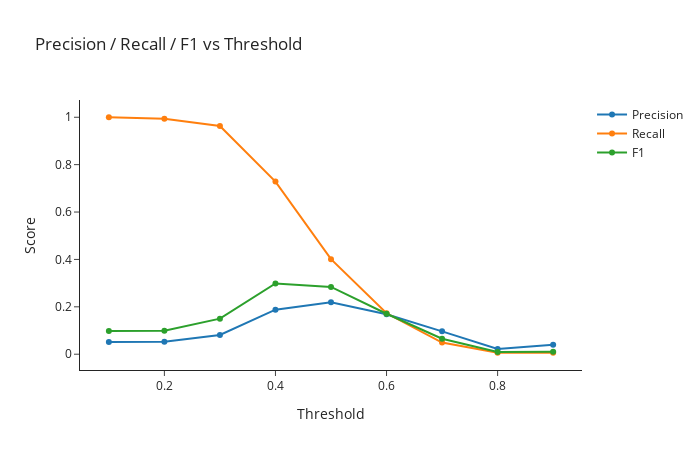

Here is the notebook cell this chart was saved with:
### Code cell
thr_grid = np.linspace(0.1, 0.9, 9)
rows = []
for thr in thr_grid:
    y_pred = (test_scores >= thr).astype(int)
    P = precision_score(y_test, y_pred, zero_division=0)
    R = recall_score(y_test, y_pred, zero_division=0)
    F1 = 2*P*R/(P+R+1e-12)
    rows.append({"Threshold": thr, "Precision": P, "Recall": R, "F1": F1})
df_thr = pd.DataFrame(rows)

fig_thr = go.Figure()
for col in ["Precision", "Recall", "F1"]:
    fig_thr.add_trace(go.Scatter(
        x=df_thr["Threshold"], y=df_thr[col], mode="lines+markers", name=col))

fig_thr.update_layout(
    title="Precision / Recall / F1 vs Threshold",
    xaxis_title="Threshold",
    yaxis_title="Score",
    template="simple_white",
    width=700, height=450
)
fig_thr.show()

# Optional save
# fig_thr.write_image("precision_recall_threshold.png", scale=2)

### Figure 1 — Plotly figure (JSON) as saved in the notebook; plotly's stock layout.template omitted (floating-point values rounded to 4 significant figures)
{"data": [{"mode": "lines+markers", "name": "Precision", "type": "scatter", "x": [0.1, 0.2, 0.3, 0.4, 0.5, 0.6, 0.7, 0.8, 0.9], "y": [0.05169, 0.05237, 0.08142, 0.1879, 0.2196, 0.1687, 0.09639, 0.02174, 0.04]}, {"mode": "lines+markers", "name": "Recall", "type": "scatter", "x": [0.1, 0.2, 0.3, 0.4, 0.5, 0.6, 0.7, 0.8, 0.9], "y": [1.0, 0.9938, 0.963, 0.7284, 0.4012, 0.1728, 0.04938, 0.006173, 0.006173]}, {"mode": "lines+markers", "name": "F1", "type": "scatter", "x": [0.1, 0.2, 0.3, 0.4, 0.5, 0.6, 0.7, 0.8, 0.9], "y": [0.0983, 0.09951, 0.1501, 0.2987, 0.2838, 0.1707, 0.06531, 0.009615, 0.0107]}], "layout": {"height": 450, "title": {"text": "Precision / Recall / F1 vs Threshold"}, "width": 700, "xaxis": {"title": {"text": "Threshold"}}, "yaxis": {"title": {"text": "Score"}}}}
